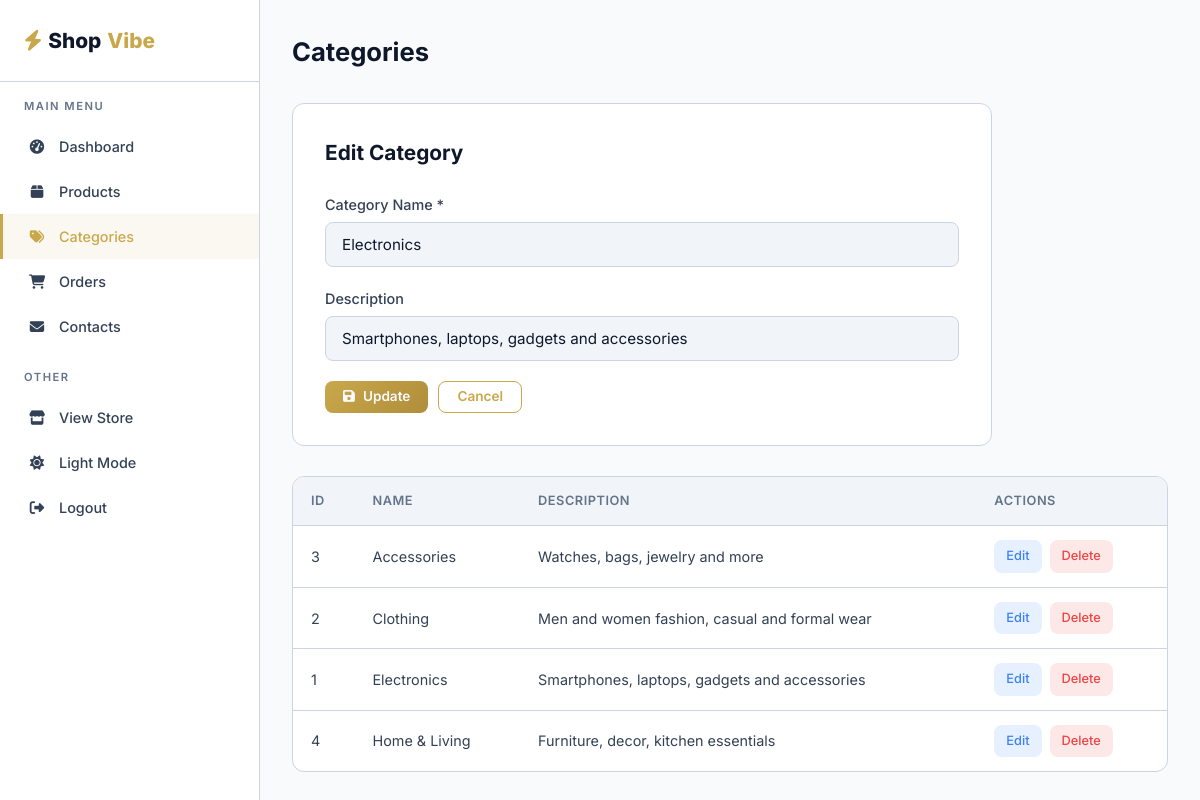
Screenshot of /e-commerceSystem/admin/categories.php?edit=1 (signed in) with the database file from the repository.
### tables this page shows
CREATE TABLE `categories` (
  `id` INT AUTO_INCREMENT PRIMARY KEY,
  `name` VARCHAR(100) NOT NULL,
  `description` TEXT,
  `created_at` TIMESTAMP DEFAULT CURRENT_TIMESTAMP
);

### e-commerceSystem/includes/functions.php (called while the page is built, shortened)
<?php
function sanitize(string $data): string {
    return htmlspecialchars(trim($data), ENT_QUOTES, 'UTF-8');
}
function baseUrl(string $path = ''): string {
    return '/e-commerceSystem/' . ltrim($path, '/');
}

### e-commerceSystem/admin/categories.php (the view, shortened to what this page needs)
<?php
require_once __DIR__ . '/includes/admin_header.php';
$categories = $pdo->query("SELECT * FROM categories ORDER BY name")->fetchAll();
$editCat = null;
if (isset($_GET['edit'])) {
    $editId = (int) $_GET['edit'];
    foreach ($categories as $c) {
        if ($c['id'] === $editId) { $editCat = $c; break; }
    }
}
?>
<div class="admin-header">
    <h1>Categories</h1>
</div>
<div class="admin-form-card" style="margin-bottom: 30px;">
    <h2><?= $editCat ? 'Edit Category' : 'Add New Category' ?></h2>
    <form method="POST">
        <div class="form-group">
            <label for="name">Category Name *</label>
            <input type="text" id="name" name="name" class="form-control" value="<?= sanitize($editCat['name'] ?? '') ?>" required>
        </div>
        <div class="form-group">
            <label for="description">Description</label>
            <input type="text" id="description" name="description" class="form-control" value="<?= sanitize($editCat['description'] ?? '') ?>">
        </div>
        <div style="display: flex; gap: 10px;">
            <button type="submit" class="btn btn-primary btn-sm">
                <i class="fas fa-save"></i> <?= $editCat ? 'Update' : 'Add Category' ?>
            </button>
            <?php if ($editCat): ?>
                <a href="<?= baseUrl('admin/categories.php') ?>" class="btn btn-outline btn-sm">Cancel</a>
            <?php endif; ?>
        </div>
    </form>
</div>
<div class="admin-table-wrapper">
    <table class="admin-table">
        <thead>
            <tr>
                <th>ID</th>
                <th>Name</th>
                <th>Description</th>
                <th>Actions</th>
            </tr>
        </thead>
        <tbody>
            <?php foreach ($categories as $cat): ?>
            <tr>
                <td><?= $cat['id'] ?></td>
                <td><?= sanitize($cat['name']) ?></td>
                <td><?= sanitize($cat['description'] ?? '—') ?></td>
                <td>
                    <div class="table-actions">
                        <a href="<?= baseUrl('admin/categories.php?edit=' . $cat['id']) ?>" class="action-edit">Edit</a>
                        <a href="<?= baseUrl('admin/categories.php?delete=' . $cat['id']) ?>" class="action-delete confirm-delete">Delete</a>
                    </div>
                </td>
            </tr>
            <?php endforeach; ?>
        </tbody>
    </table>
</div>
<?php require_once __DIR__ . '/includes/admin_footer.php'; ?>

### e-commerceSystem/assets/css/style.css (style rules this page uses)
:root { --primary: #c9a84c; --primary-dark: #b08d3a; --primary-light: #e8d48b; --bg-dark: #0b0f1a; --bg-card: #111827; --bg-card-hover: #1a2332; --bg-surface: #151c2c; --text-primary: #f1f5f9; --text-secondary: #94a3b8; --text-muted: #64748b; --border-color: #1e293b; --success: #22c55e; --error: #ef4444; --warning: #f59e0b; --info: #3b82f6; --radius: 12px; --radius-sm: 8px; --radius-lg: 16px; --shadow: 0 4px 20px rgba(0,0,0,0.3); --shadow-lg: 0 8px 40px rgba(0,0,0,0.4); --transition: all 0.3s ease; --font: 'Inter', -apple-system, BlinkMacSystemFont, sans-serif; --container-width: 1200px; }
:root.light-mode { --bg-dark: #f8fafc; --bg-card: #ffffff; --bg-card-hover: #f1f5f9; --bg-surface: #f1f5f9; --text-primary: #0f172a; --text-secondary: #334155; --text-muted: #64748b; --border-color: #cbd5e1; }
*, *::before, *::after { box-sizing: border-box; margin: 0; padding: 0; }
html, body { overflow-x: hidden; width: 100%; position: relative; max-width: 100vw; }
html { scroll-behavior: smooth; }
body { font-family: var(--font); background: var(--bg-dark); color: var(--text-primary); line-height: 1.6; min-height: 100vh; -webkit-font-smoothing: antialiased; position: relative; }
a { color: var(--primary); text-decoration: none; transition: var(--transition); }
.btn { display: inline-flex; align-items: center; justify-content: center; gap: 8px; padding: 12px 28px; border-radius: var(--radius-sm); font-weight: 600; font-size: 0.95rem; font-family: var(--font); cursor: pointer; transition: var(--transition); border: none; text-align: center; line-height: 1; }
.btn-primary { background: linear-gradient(135deg, var(--primary), var(--primary-dark)); color: var(--bg-dark); }
.btn-outline { background: transparent; border: 1px solid var(--primary); color: var(--primary); }
.btn-sm { padding: 8px 18px; font-size: 0.85rem; }
.form-group { margin-bottom: 20px; }
.form-group label { display: block; margin-bottom: 6px; font-weight: 500; font-size: 0.9rem; color: var(--text-secondary); }
.form-control { width: 100%; padding: 12px 16px; background: var(--bg-surface); border: 1px solid var(--border-color); border-radius: var(--radius-sm); color: var(--text-primary); font-size: 0.95rem; font-family: var(--font); transition: var(--transition); }
.admin-header { display: flex; justify-content: space-between; align-items: center; margin-bottom: 30px; }
.admin-header h1 { font-size: 1.6rem; }
.admin-table-wrapper { background: var(--bg-card); border: 1px solid var(--border-color); border-radius: var(--radius); overflow-x: auto; }
.admin-table { width: 100%; border-collapse: collapse; }
.admin-table th { background: var(--bg-surface); padding: 14px 18px; text-align: left; font-size: 0.8rem; font-weight: 600; color: var(--text-muted); text-transform: uppercase; letter-spacing: 0.5px; border-bottom: 1px solid var(--border-color); }
.admin-table td { padding: 14px 18px; font-size: 0.9rem; color: var(--text-secondary); border-bottom: 1px solid var(--border-color); }
.admin-table tr:last-child td { border-bottom: none; }
.table-actions { display: flex; gap: 8px; }
.table-actions a, .table-actions button { padding: 6px 12px; border-radius: var(--radius-sm); font-size: 0.8rem; font-weight: 500; cursor: pointer; transition: var(--transition); border: none; font-family: var(--font); }
.action-edit { background: rgba(59,130,246,0.12); color: var(--info); }
.action-delete { background: rgba(239,68,68,0.12); color: var(--error); }
.admin-form-card { background: var(--bg-card); border: 1px solid var(--border-color); border-radius: var(--radius); padding: 32px; max-width: 700px; }
.admin-form-card h2 { font-size: 1.3rem; margin-bottom: 24px; }

### rows the page displays
categories: name "Electronics", description "Smartphones, laptops, gadgets and accessories", id "1"
categories: id "3", name "Accessories", description "Watches, bags, jewelry and more"
categories: id "2", name "Clothing", description "Men and women fashion, casual and formal wear"
categories: id "4", name "Home & Living", description "Furniture, decor, kitchen essentials"
